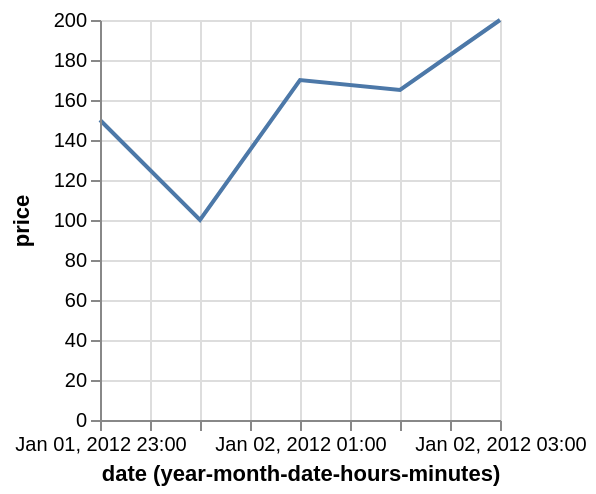

Write a Vega-Lite specification for this figure.
### Vega specification from a JSON file in a GitHub repository (floating-point values rounded to 4 significant figures)
{"$schema": "https://vega.github.io/schema/vega/v3.0.json", "description": "Google's stock price over time.", "autosize": "pad", "padding": 5, "width": 200, "height": 200, "style": "cell", "data": [{"name": "source_0", "values": [{"date": "Sun, 01 Jan 2012 23:00:00", "price": 150}, {"date": "Sun, 02 Jan 2012 00:00:00", "price": 100}, {"date": "Sun, 02 Jan 2012 01:00:00", "price": 170}, {"date": "Sun, 02 Jan 2012 02:00:00", "price": 165}, {"date": "Sun, 02 Jan 2012 03:00:00", "price": 200}]}, {"name": "data_0", "source": "source_0", "transform": [{"type": "formula", "expr": "toDate(datum[\"date\"])", "as": "date"}, {"type": "formula", "expr": "toNumber(datum[\"price\"])", "as": "price"}, {"type": "filter", "expr": "datum[\"date\"] !== null && !isNaN(datum[\"date\"]) && datum[\"price\"] !== null && !isNaN(datum[\"price\"])"}, {"type": "formula", "as": "yearmonthdatehoursminutes_date", "expr": "datetime(year(datum[\"date\"]), month(datum[\"date\"]), date(datum[\"date\"]), hours(datum[\"date\"]), minutes(datum[\"date\"]), 0, 0)"}]}], "marks": [{"name": "marks", "type": "line", "style": ["line"], "sort": {"field": "datum[\"yearmonthdatehoursminutes_date\"]", "order": "descending"}, "from": {"data": "data_0"}, "encode": {"update": {"x": {"scale": "x", "field": "yearmonthdatehoursminutes_date"}, "y": {"scale": "y", "field": "price"}, "stroke": {"value": "#4c78a8"}}}}], "scales": [{"name": "x", "type": "utc", "domain": {"data": "data_0", "field": "yearmonthdatehoursminutes_date"}, "range": [0, {"signal": "width"}]}, {"name": "y", "type": "linear", "domain": {"data": "data_0", "field": "price"}, "range": [{"signal": "height"}, 0], "nice": true, "zero": true}], "axes": [{"scale": "x", "orient": "bottom", "labelOverlap": true, "tickCount": {"signal": "ceil(width/30)"}, "title": "date (year-month-date-hours-minutes)", "zindex": 1, "encode": {"labels": {"update": {"text": {"signal": "utcFormat(datum.value, '%b %d, %Y %H:%M')"}}}}}, {"scale": "x", "orient": "bottom", "domain": false, "grid": true, "labels": false, "maxExtent": 0, "minExtent": 0, "tickCount": {"signal": "ceil(width/30)"}, "ticks": false, "zindex": 0, "gridScale": "y"}, {"scale": "y", "orient": "left", "labelOverlap": true, "tickCount": {"signal": "ceil(height/30)"}, "title": "price", "zindex": 1}, {"scale": "y", "orient": "left", "domain": false, "grid": true, "labels": false, "maxExtent": 0, "minExtent": 0, "tickCount": {"signal": "ceil(height/30)"}, "ticks": false, "zindex": 0, "gridScale": "x"}], "config": {"axisY": {"minExtent": 30}}}
